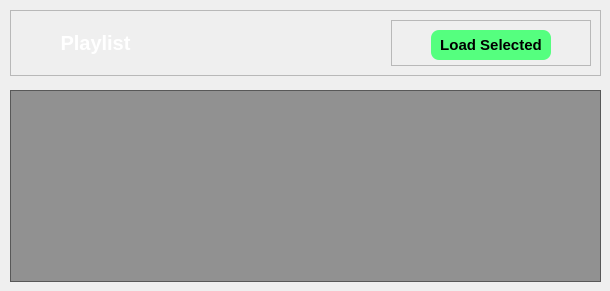
    <widget class="QWidget" name="page_2">
     <widget class="QFrame" name="frame_7">
      <property name="geometry">
       <rect>
        <x>10</x>
        <y>10</y>
        <width>591</width>
        <height>66</height>
       </rect>
      </property>
      <property name="frameShape">
       <enum>QFrame::StyledPanel</enum>
      </property>
      <property name="frameShadow">
       <enum>QFrame::Raised</enum>
      </property>
      <layout class="QHBoxLayout" name="horizontalLayout_9">
       <item>
        <widget class="QLabel" name="label_8">
         <property name="maximumSize">
          <size>
           <width>151</width>
           <height>41</height>
          </size>
         </property>
         <property name="font">
          <font>
           <pointsize>15</pointsize>
           <weight>75</weight>
           <bold>true</bold>
          </font>
         </property>
         <property name="styleSheet">
          <string notr="true">color:#fff;
text-align:center;</string>
         </property>
         <property name="text">
          <string>Playlist</string>
         </property>
         <property name="alignment">
          <set>Qt::AlignCenter</set>
         </property>
        </widget>
       </item>
       <item alignment="Qt::AlignRight">
        <widget class="QFrame" name="frame_8">
         <property name="minimumSize">
          <size>
           <width>200</width>
           <height>0</height>
          </size>
         </property>
         <property name="frameShape">
          <enum>QFrame::StyledPanel</enum>
         </property>
         <property name="frameShadow">
          <enum>QFrame::Raised</enum>
         </property>
         <layout class="QHBoxLayout" name="horizontalLayout_10">
          <item>
           <widget class="QPushButton" name="add_songs_btn_2">
            <property name="minimumSize">
             <size>
              <width>120</width>
              <height>30</height>
             </size>
            </property>
            <property name="maximumSize">
             <size>
              <width>120</width>
              <height>30</height>
             </size>
            </property>
            <property name="font">
             <font>
              <pointsize>11</pointsize>
              <weight>75</weight>
              <bold>true</bold>
             </font>
            </property>
            <property name="cursor">
             <cursorShape>PointingHandCursor</cursorShape>
            </property>
            <property name="styleSheet">
             <string notr="true">QPushButton{
background-color:#55ff7f;
border-radius:8px;
}
</string>
            </property>
            <property name="text">
             <string>Load Selected</string>
            </property>
            <property name="iconSize">
             <size>
              <width>32</width>
              <height>32</height>
             </size>
            </property>
           </widget>
          </item>
         </layout>
        </widget>
       </item>
      </layout>
     </widget>
     <widget class="QListWidget" name="play_list_listWidget">
      <property name="geometry">
       <rect>
        <x>10</x>
        <y>90</y>
        <width>591</width>
        <height>192</height>
       </rect>
      </property>
      <property name="font">
       <font>
        <pointsize>15</pointsize>
       </font>
      </property>
      <property name="styleSheet">
       <string notr="true">QListWidget{
color:rgb(86, 227,194);
selection-background-color: rgb(255, 140, 64);
selection-color: #fff;
background-color:rgba(0,0,0,100);
padding:10px;
}</string>
      </property>
      <property name="horizontalScrollBarPolicy">
       <enum>Qt::ScrollBarAlwaysOff</enum>
      </property>
     </widget>
    </widget>
